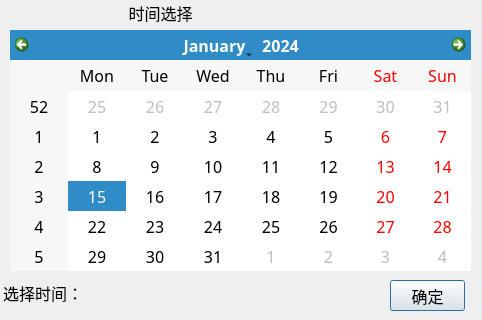
<?xml version="1.0" encoding="UTF-8"?>
<ui version="4.0">
 <class>LOG_CalendarDlg</class>
 <widget class="QDialog" name="LOG_CalendarDlg">
  <property name="geometry">
   <rect>
    <x>0</x>
    <y>0</y>
    <width>482</width>
    <height>320</height>
   </rect>
  </property>
  <property name="font">
   <font>
    <family>微软雅黑</family>
    <pointsize>12</pointsize>
   </font>
  </property>
  <property name="windowTitle">
   <string>Dialog</string>
  </property>
  <widget class="QCalendarWidget" name="calendarWidget">
   <property name="geometry">
    <rect>
     <x>10</x>
     <y>30</y>
     <width>461</width>
     <height>241</height>
    </rect>
   </property>
   <property name="styleSheet">
    <string notr="true"/>
   </property>
   <property name="selectionMode">
    <enum>QCalendarWidget::SingleSelection</enum>
   </property>
   <property name="horizontalHeaderFormat">
    <enum>QCalendarWidget::ShortDayNames</enum>
   </property>
   <property name="verticalHeaderFormat">
    <enum>QCalendarWidget::ISOWeekNumbers</enum>
   </property>
  </widget>
  <widget class="QPushButton" name="pushButton">
   <property name="geometry">
    <rect>
     <x>390</x>
     <y>280</y>
     <width>75</width>
     <height>31</height>
    </rect>
   </property>
   <property name="text">
    <string>确定</string>
   </property>
  </widget>
  <widget class="QLabel" name="label">
   <property name="geometry">
    <rect>
     <x>80</x>
     <y>0</y>
     <width>161</width>
     <height>25</height>
    </rect>
   </property>
   <property name="text">
    <string>时间选择</string>
   </property>
   <property name="alignment">
    <set>Qt::AlignCenter</set>
   </property>
  </widget>
  <widget class="QLabel" name="timeLab">
   <property name="geometry">
    <rect>
     <x>110</x>
     <y>280</y>
     <width>151</width>
     <height>25</height>
    </rect>
   </property>
   <property name="text">
    <string/>
   </property>
   <property name="alignment">
    <set>Qt::AlignLeading|Qt::AlignLeft|Qt::AlignVCenter</set>
   </property>
  </widget>
  <widget class="QLabel" name="label_3">
   <property name="geometry">
    <rect>
     <x>3</x>
     <y>280</y>
     <width>100</width>
     <height>25</height>
    </rect>
   </property>
   <property name="text">
    <string>选择时间：</string>
   </property>
  </widget>
 </widget>
 <resources/>
 <connections/>
</ui>
